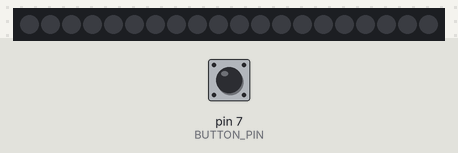
A sketch run on a simulated Arduino Uno, built with avr-gcc and run on an emulated ATmega328P. Parts: 20 RGB LEDs in strip order, left to right. The inputs (shaded band) are chosen by the test bench; at power-on: pin 7 (BUTTON_PIN) HIGH.

Above: at 1.2 s.
1.3 s: pin 7 (BUTTON_PIN) pulled LOW for 0.15 s
At 3.75 s:
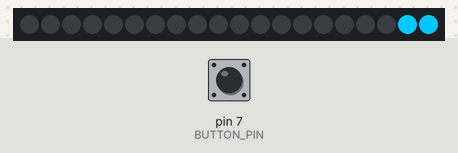
4.4 s: pin 7 (BUTTON_PIN) pulled LOW for 1 s
At 6.85 s:
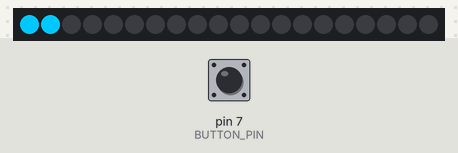
8.2 s: pin 7 (BUTTON_PIN) pulled LOW for 3.2 s
At 8.6 s:
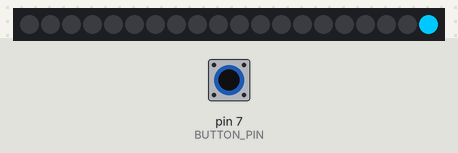
Timing chart, 0 to 11.2 s (numbered marks = the images above; inputs shaded):
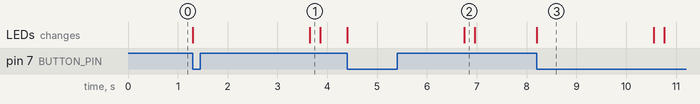

Measured:
- after the input at 1.3 s, the LEDs: first change at once (image 1 shows a later state)
- after the input at 4.4 s, the LEDs: first change at once (image 2 shows a later state)
- after the input at 8.2 s, the LEDs: change at once (image 3)

The sketch:

light_band_2.ino
```cpp
/*
 * ------------------------------------------------------------
 * This work is derived from the following project:
 * Source: https://github.com/Songyeyaosong/MagicWand
 * Original Author: Songyeyaosong
 *
 * Modified by: dimo333
 * ------------------------------------------------------------
 */
#include <Adafruit_NeoPixel.h>

#define NUM_LEDS 20              // 控制的LED数量
#define DATA_PIN 4               // 控制LED的引脚
#define BUTTON_PIN 7             // 按键的引脚

Adafruit_NeoPixel strip = Adafruit_NeoPixel(NUM_LEDS, DATA_PIN, NEO_GRB + NEO_KHZ800);

// 用于记录发射方向的变量
bool isBottomToTop = true;   // 默认从底端发射

void setup() {
  strip.begin();
  strip.show();
  pinMode(BUTTON_PIN, INPUT_PULLUP); // 设置按键引脚为输入，并启用内部上拉电阻
}

void loop() {
  static bool lastButtonState = HIGH;  // 上一次的按键状态
  bool currentButtonState = digitalRead(BUTTON_PIN);  // 当前的按键状态

  // 检测按键按下（从HIGH到LOW变化）
  if (lastButtonState == HIGH && currentButtonState == LOW) {
    // 每次按下时，切换发射方向
    isBottomToTop = !isBottomToTop;  // 切换发射方向
    if (isBottomToTop) {
      energyGatherAndBurst(300, 10, true);  // 从底端发射
    } else {
      energyGatherAndBurst(300, 10, false); // 从顶端发射
    }
  }

  lastButtonState = currentButtonState;  // 更新按键状态
}

void energyGatherAndBurst(uint8_t gatherDelay, uint8_t burstDelay, bool fromBottom) {
  int baseLeds = 1;  // 底部亮起的LED数量（可以调整）

  // 聚集效果 - 根据发射方向选择聚集位置
  if (fromBottom) {
    // 从底端发射时，聚集效果从底部开始
    for (int brightness = 0; brightness <= 255; brightness += 5) {
      for (int i = 0; i < baseLeds; i++) {
        strip.setPixelColor(i, strip.Color(0, 200, 255));  // 设置浅蓝色，逐渐变亮
      }
      strip.show();
      delay(gatherDelay);
    }
  } else {
    // 从顶端发射时，聚集效果从顶端开始
    for (int brightness = 0; brightness <= 255; brightness += 5) {
      for (int i = strip.numPixels() - 1; i >= strip.numPixels() - baseLeds; i--) {
        strip.setPixelColor(i, strip.Color(0, 200, 255));  // 设置浅蓝色，逐渐变亮
      }
      strip.show();
      delay(gatherDelay);
    }
  }

  // 爆发效果 - LED逐一亮起
  if (fromBottom) {
    // 从底端发射
    for (int i = 0; i < strip.numPixels(); i++) {
      strip.setPixelColor(i, strip.Color(0, 200, 255));  // 设置浅蓝色
      strip.show();
      delay(burstDelay);

      // 熄灭前一个LED
      if (i > 0) {
        strip.setPixelColor(i - 1, strip.Color(0, 0, 0));  // 熄灭前一个LED
      }
    }
  } else {
    // 从顶端发射
    for (int i = strip.numPixels() - 1; i >= 0; i--) {
      strip.setPixelColor(i, strip.Color(0, 200, 255));  // 设置浅蓝色
      strip.show();
      delay(burstDelay);

      // 熄灭前一个LED
      if (i < strip.numPixels() - 1) {
        strip.setPixelColor(i + 1, strip.Color(0, 0, 0));  // 熄灭前一个LED
      }
    }
  }

  // 清除灯带上的亮光
  strip.clear();
  strip.show();
  delay(500);  // 增加一个小的延迟以区分效果循环
}
```
